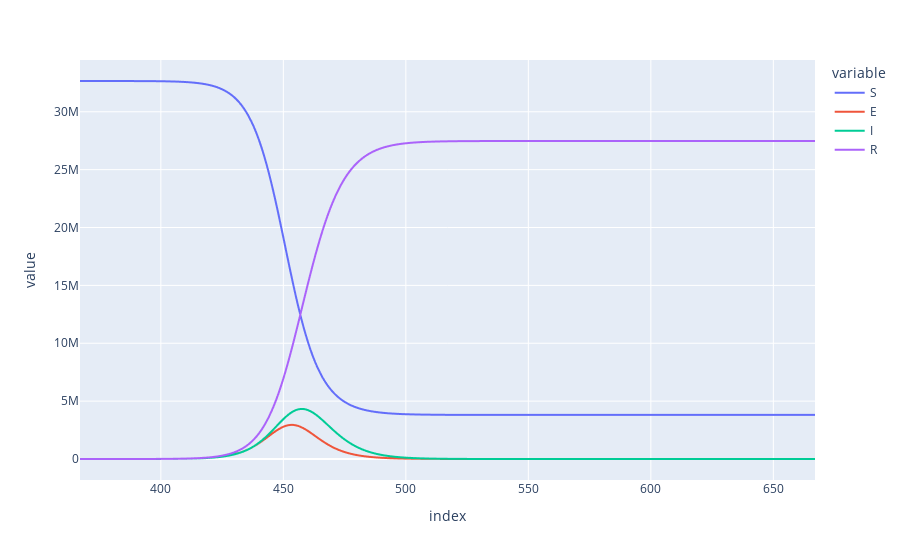

Write notebook code for a chart like this one.
### Markdown cell above
## No stratification

With no stratification, this is just a regular SEIR model: there are 4 compartments where susceptible people get exposed, infected/infectious, some of them die, and some of them recover.

### Code cell
# Build and run model with no stratifications
model = build_model_with_flows(parameters)
model.run()

# Plot compartments
outputs_df = model.get_outputs_df()
outputs_df.plot()

### Figure 1 — Plotly figure (JSON) as saved in the notebook; plotly's stock layout.template omitted (floating-point values rounded to 4 significant figures; data arrays with more than 128 entries replaced by an {"elided": "..."} marker saying what was removed)
{"data": [{"hovertemplate": "variable=S<br>index=%{x}<br>value=%{y}<extra></extra>", "legendgroup": "S", "line": {"color": "#636efa", "dash": "solid"}, "marker": {"symbol": "circle"}, "mode": "lines", "name": "S", "showlegend": true, "type": "scattergl", "x": {"elided": "301 int values"}, "xaxis": "x", "y": {"elided": "301 float values"}, "yaxis": "y"}, {"hovertemplate": "variable=E<br>index=%{x}<br>value=%{y}<extra></extra>", "legendgroup": "E", "line": {"color": "#EF553B", "dash": "solid"}, "marker": {"symbol": "circle"}, "mode": "lines", "name": "E", "showlegend": true, "type": "scattergl", "x": {"elided": "301 int values"}, "xaxis": "x", "y": {"elided": "301 float values"}, "yaxis": "y"}, {"hovertemplate": "variable=I<br>index=%{x}<br>value=%{y}<extra></extra>", "legendgroup": "I", "line": {"color": "#00cc96", "dash": "solid"}, "marker": {"symbol": "circle"}, "mode": "lines", "name": "I", "showlegend": true, "type": "scattergl", "x": {"elided": "301 int values"}, "xaxis": "x", "y": {"elided": "301 float values"}, "yaxis": "y"}, {"hovertemplate": "variable=R<br>index=%{x}<br>value=%{y}<extra></extra>", "legendgroup": "R", "line": {"color": "#ab63fa", "dash": "solid"}, "marker": {"symbol": "circle"}, "mode": "lines", "name": "R", "showlegend": true, "type": "scattergl", "x": {"elided": "301 int values"}, "xaxis": "x", "y": {"elided": "301 float values"}, "yaxis": "y"}], "layout": {"legend": {"title": {"text": "variable"}, "tracegroupgap": 0}, "margin": {"t": 60}, "xaxis": {"anchor": "y", "domain": [0, 1], "title": {"text": "index"}}, "yaxis": {"anchor": "x", "domain": [0, 1], "title": {"text": "value"}}}}
